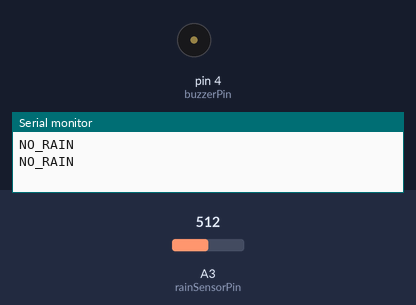
Bench run of a sketch on a simulated Arduino Uno, built with avr-gcc and run on an emulated ATmega328P. Shown: buzzer (waves = sounding, pin HIGH), the last lines printed to the serial monitor. The test bench sets the inputs (shaded band); at power-on: A3 (rainSensorPin) = 512.

Above: at 1.8 s.
1.9 s: A3 (rainSensorPin) set to 481
At 2.3 s:
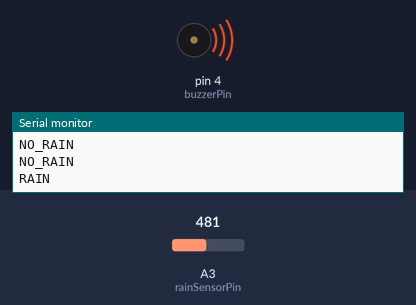
3.5 s: A3 (rainSensorPin) set to 510
At 5.0 s:
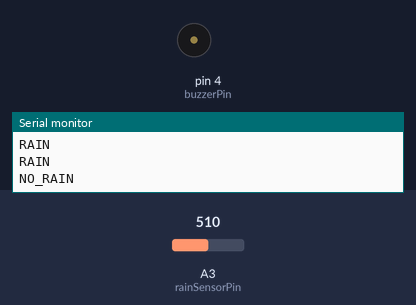
5.5 s: A3 (rainSensorPin) set to 490
At 6.6 s:
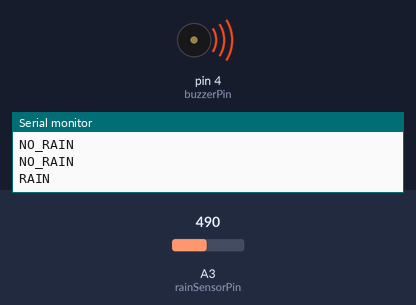
Timing chart, 0 to 8.5 s (numbered marks = the images above; inputs shaded):
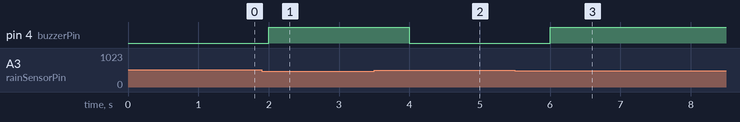

Measured:
- the behaviour switches between 500 and 499 on A3 (rainSensorPin) (found by bisection; images 0 and 1)
- after the input at 1.9 s, pin 4 (buzzerPin): LOW → HIGH after 0.10 s
- after the input at 3.5 s, pin 4 (buzzerPin): HIGH → LOW after 0.50 s
- after the input at 5.5 s, pin 4 (buzzerPin): LOW → HIGH after 0.50 s

The sketch:

rainsensor.ino
```cpp
const int rainSensorPin = A3;
const int buzzerPin = 4;
int threshold = 500;

void setup() {
  Serial.begin(9600);
  pinMode(buzzerPin, OUTPUT);
}

void loop() {
  int rainValue = analogRead(rainSensorPin);

  if (rainValue < threshold) {
    digitalWrite(buzzerPin, HIGH);
    Serial.println("RAIN");
  } else {
    digitalWrite(buzzerPin, LOW);
    Serial.println("NO_RAIN");
  }

  delay(1000);
}
```
